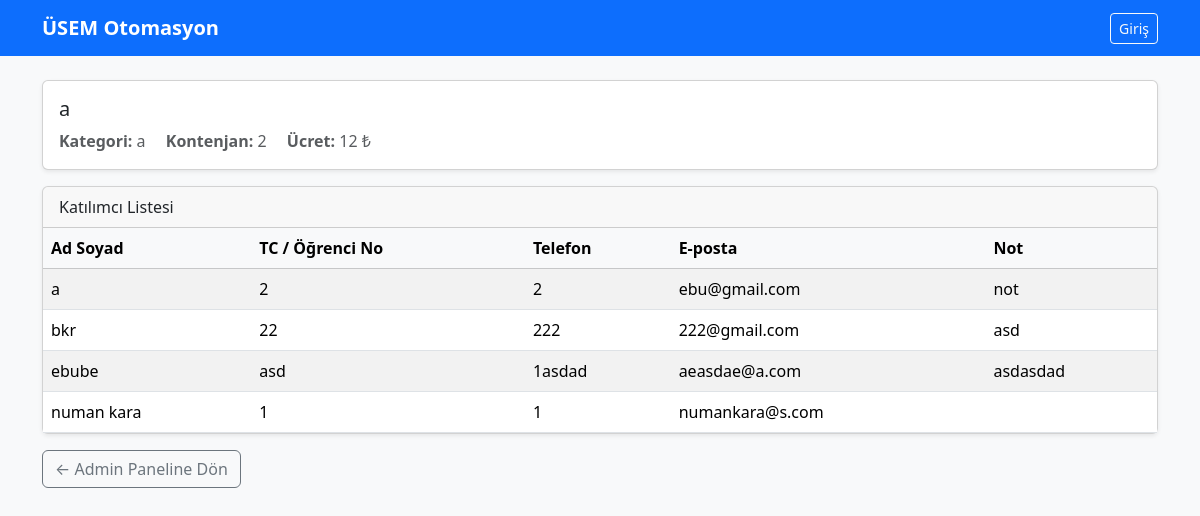
Screenshot of /egitim_detay/1 with the database file from the repository.
### app.py (models this page shows)
class Egitim(db.Model):
    id = db.Column(db.Integer, primary_key=True)
    baslik = db.Column(db.String(100), nullable=False)
    kategori = db.Column(db.String(50))
    kontenjan = db.Column(db.String(50))
    fiyat = db.Column(db.Integer)

class Kayit(db.Model):
    id = db.Column(db.Integer, primary_key=True)
    ad_soyad = db.Column(db.String(100), nullable=False)
    tc_no = db.Column(db.String(11))
    telefon = db.Column(db.String(20))
    email = db.Column(db.String(100))
    notlar = db.Column(db.Text)
    egitim_id = db.Column(db.Integer, db.ForeignKey('egitim.id'), nullable=False)
    egitim = db.relationship('Egitim', backref=db.backref('kayitlar', lazy=True))

### app.py (the view)
@app.route('/egitim_detay/<int:egitim_id>')
def egitim_detay(egitim_id):
    egitim = Egitim.query.get_or_404(egitim_id)
    kayitlar = Kayit.query.filter_by(egitim_id=egitim.id).all()
    return render_template('egitim_detay.html', egitim=egitim, kayitlar=kayitlar)

### templates/egitim_detay.html (shortened to what this page needs)
{% extends "base.html" %}
{% block content %}
<div class="card shadow-sm mb-3">
  <div class="card-body">
    <h1 class="h5 mb-2">{{ egitim.baslik }}</h1>
    <div class="text-muted">
      <span class="me-3"><b>Kategori:</b> {{ egitim.kategori or '-' }}</span>
      <span class="me-3"><b>Kontenjan:</b> {{ egitim.kontenjan or '-' }}</span>
      <span><b>Ücret:</b> {{ egitim.fiyat }} ₺</span>
    </div>
  </div>
</div>
<div class="card shadow-sm">
  <div class="card-header">Katılımcı Listesi</div>
  <div class="card-body p-0">
    {% if kayitlar %}
      <div class="table-responsive">
        <table class="table table-striped mb-0 align-middle">
          <thead class="table-light">
            <tr>
              <th>Ad Soyad</th>
              <th>TC / Öğrenci No</th>
              <th>Telefon</th>
              <th>E-posta</th>
              <th>Not</th>
            </tr>
          </thead>
          <tbody>
          {% for k in kayitlar %}
            <tr>
              <td>{{ k.ad_soyad or '' }}</td>
              <td>{{ k.tc_no or '' }}</td>
              <td>{{ k.telefon or '' }}</td>
              <td>{{ k.email or '' }}</td>
              <td>{{ k.notlar or '' }}</td>
            </tr>
          {% endfor %}
          </tbody>
        </table>
      </div>
    {% else %}
      <div class="p-3">Bu eğitime henüz kimse kayıt olmadı.</div>
    {% endif %}
  </div>
</div>
<div class="mt-3">
  <a class="btn btn-outline-secondary" href="{{ url_for('admin') }}">← Admin Paneline Dön</a>
</div>
{% endblock %}

### rows the page displays
Egitim: baslik "a", kategori "a", kontenjan "2", fiyat "12"
Kayit: ad_soyad "a", tc_no "2", telefon "2", email "ebu@gmail.com", notlar "not"
Kayit: ad_soyad "bkr", tc_no "22", telefon "222", email "222@gmail.com", notlar "asd"
Kayit: ad_soyad "ebube", tc_no "asd", telefon "1asdad", email "aeasdae@a.com", notlar "asdasdad"
Kayit: ad_soyad "numan kara", tc_no "1", telefon "1", email "numankara@s.com"
